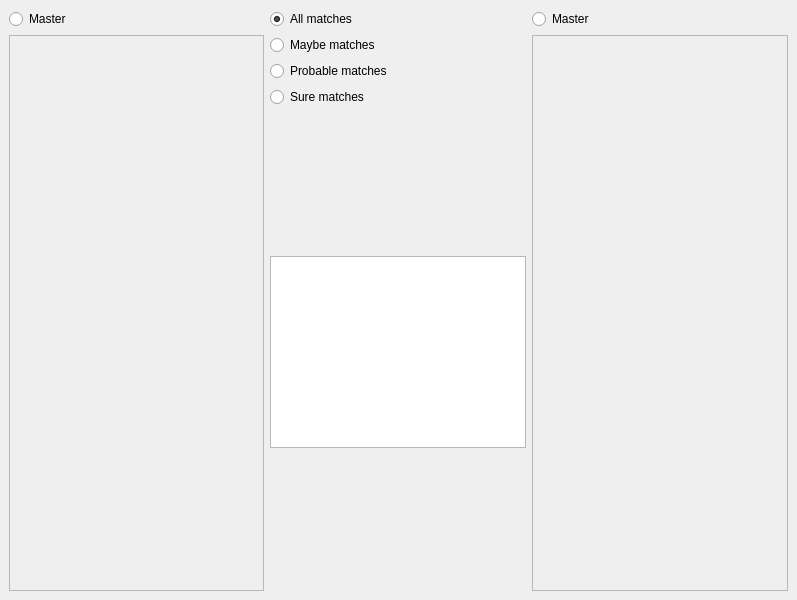
<?xml version="1.0" encoding="UTF-8"?>
<ui version="4.0">
 <class>MainWindow</class>
 <widget class="QMainWindow" name="MainWindow">
  <property name="geometry">
   <rect>
    <x>0</x>
    <y>0</y>
    <width>797</width>
    <height>600</height>
   </rect>
  </property>
  <property name="windowTitle">
   <string>Collection Matcher</string>
  </property>
  <widget class="QWidget" name="centralwidget">
   <layout class="QHBoxLayout" name="horizontalLayout">
    <item>
     <layout class="QVBoxLayout" name="verticalLayout">
      <item>
       <widget class="QRadioButton" name="leftMaster">
        <property name="text">
         <string>Master</string>
        </property>
        <property name="checked">
         <bool>true</bool>
        </property>
       </widget>
      </item>
      <item>
       <widget class="QListWidget" name="leftView">
        <property name="enabled">
         <bool>false</bool>
        </property>
       </widget>
      </item>
     </layout>
    </item>
    <item>
     <layout class="QVBoxLayout" name="verticalLayout_3">
      <item>
       <widget class="QRadioButton" name="all">
        <property name="text">
         <string>All matches</string>
        </property>
        <property name="checked">
         <bool>true</bool>
        </property>
       </widget>
      </item>
      <item>
       <widget class="QRadioButton" name="maybe">
        <property name="text">
         <string>Maybe matches</string>
        </property>
       </widget>
      </item>
      <item>
       <widget class="QRadioButton" name="probable">
        <property name="text">
         <string>Probable matches</string>
        </property>
       </widget>
      </item>
      <item>
       <widget class="QRadioButton" name="sure">
        <property name="text">
         <string>Sure matches</string>
        </property>
       </widget>
      </item>
      <item>
       <spacer name="verticalSpacer">
        <property name="orientation">
         <enum>Qt::Vertical</enum>
        </property>
        <property name="sizeHint" stdset="0">
         <size>
          <width>20</width>
          <height>40</height>
         </size>
        </property>
       </spacer>
      </item>
      <item>
       <widget class="QListWidget" name="matchesView">
        <property name="sizePolicy">
         <sizepolicy hsizetype="Fixed" vsizetype="Expanding">
          <horstretch>0</horstretch>
          <verstretch>0</verstretch>
         </sizepolicy>
        </property>
       </widget>
      </item>
      <item>
       <spacer name="verticalSpacer_2">
        <property name="orientation">
         <enum>Qt::Vertical</enum>
        </property>
        <property name="sizeHint" stdset="0">
         <size>
          <width>20</width>
          <height>40</height>
         </size>
        </property>
       </spacer>
      </item>
     </layout>
    </item>
    <item>
     <layout class="QVBoxLayout" name="verticalLayout_2">
      <item>
       <widget class="QRadioButton" name="rightMaster">
        <property name="contextMenuPolicy">
         <enum>Qt::NoContextMenu</enum>
        </property>
        <property name="text">
         <string>Master</string>
        </property>
        <property name="checked">
         <bool>false</bool>
        </property>
       </widget>
      </item>
      <item>
       <widget class="QListWidget" name="rightView">
        <property name="enabled">
         <bool>false</bool>
        </property>
       </widget>
      </item>
     </layout>
    </item>
   </layout>
  </widget>
 </widget>
 <tabstops>
  <tabstop>leftView</tabstop>
  <tabstop>rightView</tabstop>
  <tabstop>matchesView</tabstop>
  <tabstop>rightMaster</tabstop>
  <tabstop>leftMaster</tabstop>
 </tabstops>
 <resources/>
 <connections/>
</ui>
